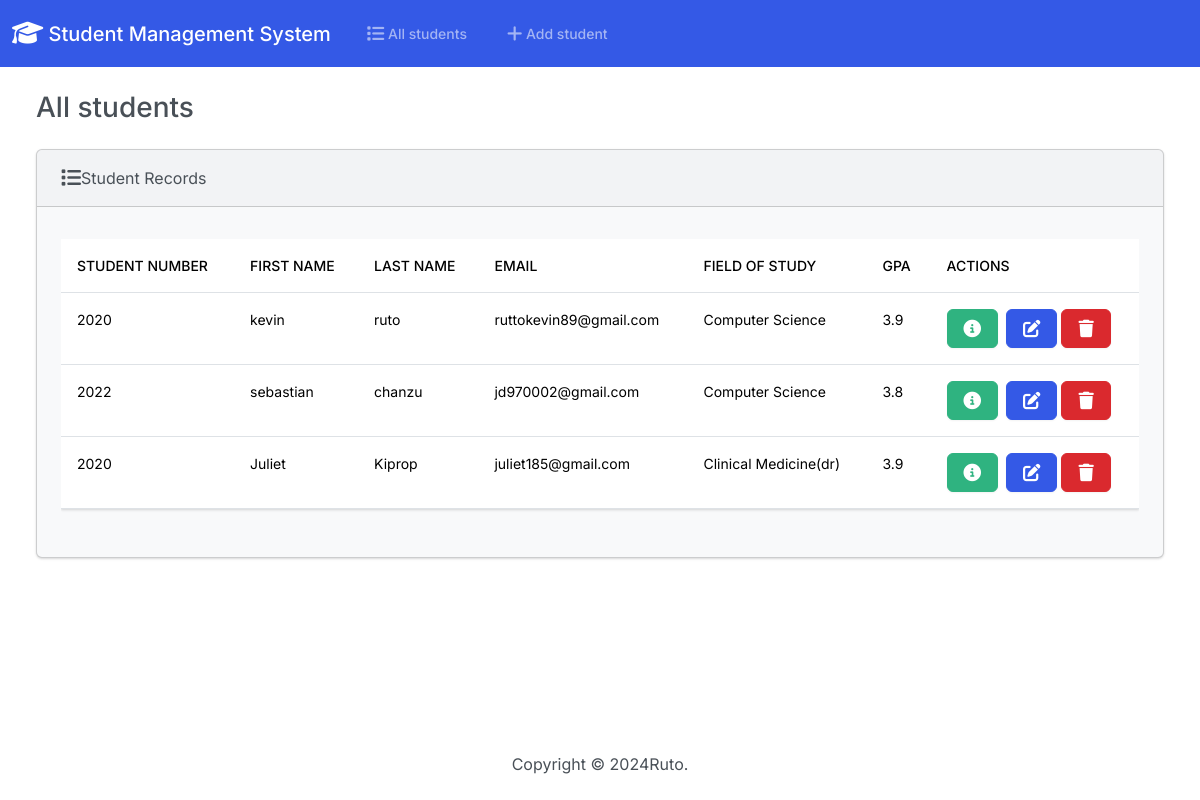
The page / on the database its author committed.
### students/models.py (models this page shows, shortened)
class Student(models.Model):
    student_number= models.PositiveIntegerField()
    first_name= models.CharField(max_length=50)
    last_name= models.CharField(max_length=50)
    email = models.EmailField(max_length=100)
    field_of_study = models.CharField(max_length=50)
    gpa = models.FloatField()

### students/views.py (the view)
# urls.py: path('', views.index, name='index'),
def index(request):
    return render(request, 'students/index.html',
                  {
                      'students': Student.objects.all()
                  })

### students/templates/students/index.html (shortened to what this page needs)
{% extends 'students/base.html'  %}
{% block content %}
<h3 class="m-4">All students</h3>
        <div class="row">
            <div class="col-12">
                {% if students %}
                <div class="card bg-light ms-4 me-4 mb-4" >
                    <div class="card-header"><i class="fa-solid fa-list fa-lg"></i>Student Records</div>
                    <div class="card-body">
                      <p class="card-text">
                        <div class="table-responsive">
                            <table class="table table-hover">
                                <thead>
                                  <tr>
                                    <th scope="col">Student Number </th>
                                    <th scope="col">First Name</th>
                                    <th scope="col">Last Name</th>
                                    <th scope="col">Email</th>
                                    <th scope="col">Field of Study</th>
                                    <th scope="col">GPA</th>
                                    <th scope="col">Actions</th>
                                  </tr>
                                </thead>
                                <tbody>
                                    {% for student in students  %}
                                    <tr>
                                        <td>{{ student.student_number }}</td>
                                        <td>{{ student.first_name }}</td>
                                        <td>{{ student.last_name }}</td>
                                        <td>{{ student.email }}</td>
                                        <td>{{ student.field_of_study }}</td>
                                        <td>{{ student.gpa }}</td>
                                        <td>
                                            <button type="button" class="btn btn-success me-1" href="{% url 'students:view_student' student.id  %}" data-bs-toggle="modal" data-bs-target="#myModal{{student.id}}" ></button>
                                             <a href="{% url 'students:edit' student.id %}" class="btn btn-primary">
                                             </a>
                                            <button type="button" class="btn btn-danger" data-bs-toggle="modal" data-bs-target="#delete{{ student.id }}">
                                            </button>
                                        </td>
                                    </tr>
                                    {% endfor %}
                                </tbody>
                              </table>
                        </div>
                      </p>
                    </div>
            </div>
                {% else %}
                <h5 class="alert alert-primary ms-4 me-4">No student Records</h5>
                {% endif %}
        </div>
    </div>
{% endblock content %}

### students/templates/students/base.html (shortened to what this page needs)
{% load static %}
<!DOCTYPE html>
<html lang="en">
<head>
    <link rel="stylesheet" href="https://cdnjs.cloudflare.com/ajax/libs/font-awesome/6.6.0/css/all.min.css" />
    <link rel="stylesheet" href="{% static 'css/bootstrap.min.css' %}">
</head>
<body class="d-flex flex-column min-vh-100">
    <nav class="navbar navbar-expand-lg bg-primary" data-bs-theme="dark">
        <div class="container-fluid">
          <a class="navbar-brand" href="{%  url 'students:index' %}">  <i class="fa-solid fa-graduation-cap fa-lg " ></i> Student Management System</a>
          <div class="collapse navbar-collapse" id="navbarColor01">
            <ul class="navbar-nav me-auto">
              <li class="nav-item">
                <a class="nav-link" href="{% url 'students:index'  %}"> All students</a>
              </li>
              <li class="nav-item">
                <a class="nav-link" href="{% url 'students:add'  %}"> Add student</a>
              </li>
            </ul>
          </div>
        </div>
      </nav>
    <div class="container-fluid">
        {% block content %}
        {% endblock content %}
    </div>
    <footer class="mt-auto mb-4">
        <div class="text-center">
            <span>
                Copyright &copy; <script>document.write(new Date().getFullYear())</script>Ruto.
            </span>
        </div>
    </footer>
</body>
</html>

### rows shown on the page
Student: student_number "2020", first_name "kevin", last_name "ruto", email "ruttokevin89@gmail.com", field_of_study "Computer Science", gpa "3.9"
Student: student_number "2022", first_name "sebastian", last_name "chanzu", email "jd970002@gmail.com", field_of_study "Computer Science", gpa "3.8"
Student: student_number "2020", first_name "Juliet", last_name "Kiprop", email "juliet185@gmail.com", field_of_study "Clinical Medicine(dr)", gpa "3.9"
